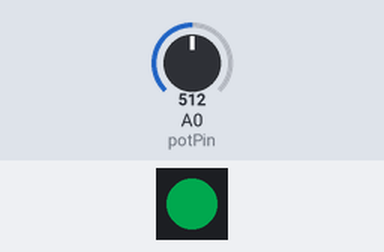
The sketch below on a simulated Arduino Uno, built with avr-gcc and run on an emulated ATmega328P. Shown: 1 RGB LEDs in strip order, left to right. The inputs (shaded band) are chosen by the test bench; at power-on: A0 (potPin) = 512. Dim RGB values are drawn brighter than linear.

Above: at 5.9 s.
6.0 s: A0 (potPin) set to 900
At 10.58 s:
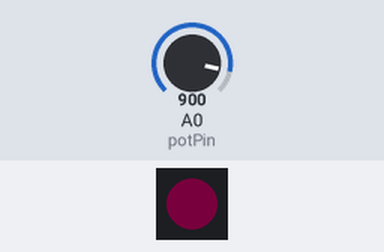
12.8 s: A0 (potPin) set to 122
At 16.69 s:
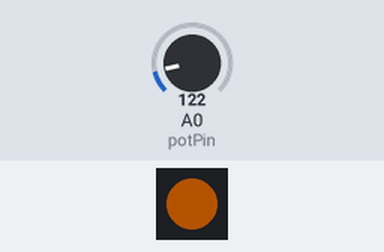
19.0 s: A0 (potPin) set to 265
At 21.58 s:
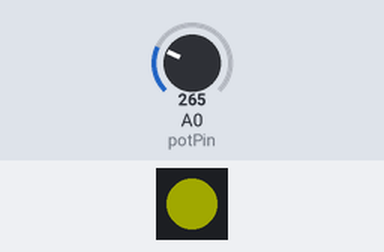
25.2 s: A0 (potPin) set to 306
At 26.48 s:
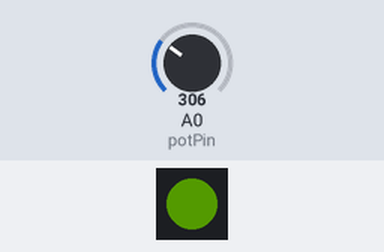
31.4 s: A0 (potPin) set to 716
At 36.57 s:
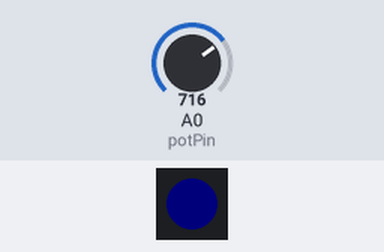
Timing chart, 0 to 39.8 s (numbered marks = the images above; inputs shaded):
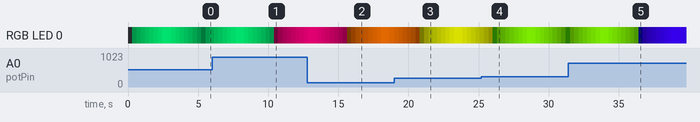

The sketch:

04_led_fade_and_change_color.ino
```cpp
/*
   The following code demonstrates how to use the potentiometer
   to change the color of the led, the setHue() function is used.

   STEPS:
   -Make sure you connected your ChainableLED
   to the right pin on your Seeeduino Lotus

   TODO:
   Whith this code, the color of the led changes only when the loop() restart.
   Can you modify the code so that the color changes whenever you are turning the
   potentiometer indipendently from the fade animation?
 */

#include <FastLED.h>

//connections
#define DATA_PIN 5
#define CLOCK_PIN 4

int potPin=A0;

//how many leds
#define NUM_LEDS 1

//an array to store the led data
CRGB leds[NUM_LEDS];

void setup() {
	//start the led library
	FastLED.addLeds<P9813, DATA_PIN, CLOCK_PIN, RGB>(leds, NUM_LEDS);
}

void loop() {
	float potValue = analogRead(potPin);
	int hue = map (potValue,0,1024,0,255);

	leds[0].setHue(hue);

	for (float i = 0; i < 255; i++) {
		FastLED.setBrightness(i);
		FastLED.show();
		delay(10);
	}

	for (float i = 255; i > 0; i--) {
		FastLED.setBrightness(i);
		FastLED.show();
		delay(10);
	}
}
```
